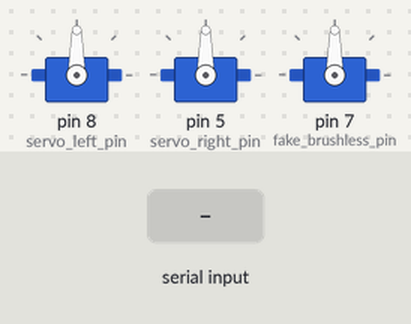
The sketch below on a simulated Arduino Uno, built with avr-gcc and run on an emulated ATmega328P. Shown: 3 × servo. Inputs (shaded band) come from the test bench.

Above: at 1.2 s.
1.3 s: "j90\n" received over the second serial link
At 2.4 s:
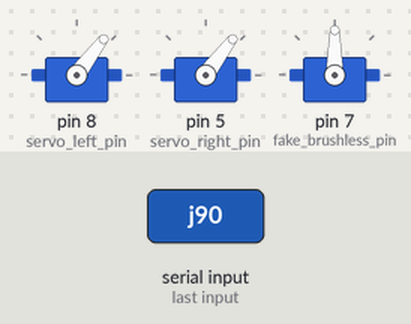
2.9 s: "p90\n" received over the second serial link
At 3.6 s:
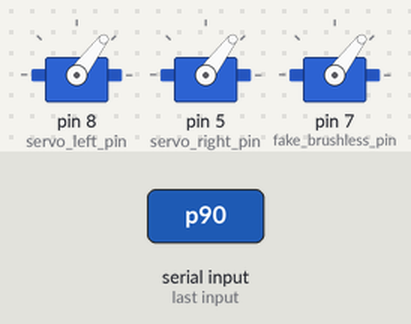
Timing chart, 0 to 5.9 s (numbered marks = the images above; inputs shaded):
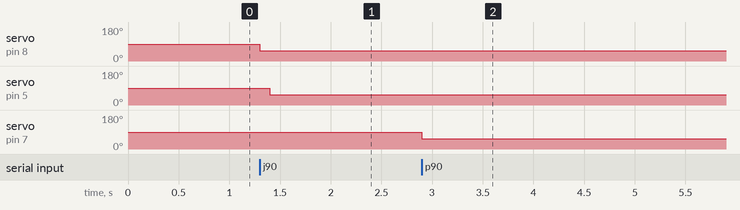

The sketch:

Receiver_02.ino
```cpp
#include <SoftwareSerial.h>
#include <Servo.h>

const int servo_right_pin = 5;
const int servo_left_pin = 8;
const int fake_brushless_pin = 7;

Servo servo_left;
Servo servo_right;
Servo fake_brushless;
SoftwareSerial xbee(2,3);


void setup() {
  Serial.begin(9600);
  xbee.begin(9600);
  servo_left.attach(servo_left_pin);
  servo_right.attach(servo_right_pin);
  fake_brushless.attach(fake_brushless_pin);
}

void loop() {
  // if XBee is sending information, read from it
  // important background for this code : on the source side -> when we read a joystick value, we will store it as a string and add a 'j' in front to differentiate it from the potentiometer reading
  // example : joystick reads integer 526. we send string j526 to the receiver side
  if (xbee.available()){
    String raw_input = xbee.readStringUntil('\n');      // store values sent from XBee until it hits a new line character
    char id_char = raw_input.charAt(0);                 // look at the first character in the string
    if (id_char == 'j') {                               // if the first character is a j, we know that it came from the joystick
      int joystick_input = raw_input.substring(1).toInt();      // example: j526 -> raw_input.substring(1).toInt() converts string to int and discards j. end result is -> joystick_input = 526
//      Serial.print("The Joystick Input is");
//      Serial.println(joystick_input);
      int servo_angle = map(joystick_input, 0,1023,1000,2000);  // the joystick takes analog values from 0 to 1023. writeMicroseconds command takes 1000 to 2000 as input. use the map function to assign our joystick input to our new range
//      Serial.print("The Joystick Input is");
//      Serial.println(servo_angle);
      servo_left.writeMicroseconds(servo_angle);
      delay(100);
      servo_right.writeMicroseconds(servo_angle);
      delay(100);

    } else if (id_char == 'p'){                            // if the first character is a p, we know that the value is from the potentiometer
      int pot_input = raw_input.substring(1).toInt();
//      Serial.print("The Potentiometer Input is ");
//      Serial.println(pot_input);
      int brushless_speed = map(pot_input,0,1023,1000, 2000);
//      Serial.print("The Output Brushless Motor Speed is ");
//      Serial.println(brushless_speed);
      fake_brushless.writeMicroseconds(brushless_speed);
      delay(100);
    }
  }
}
```

Measured:
- after the input at 1.3 s, servo on pin 8 (servo_left_pin): 90° → 53° at once; servo on pin 5 (servo_right_pin): 90° → 53° after 0.10 s
- after the input at 2.9 s, servo on pin 7 (fake_brushless_pin): 90° → 53° at once
